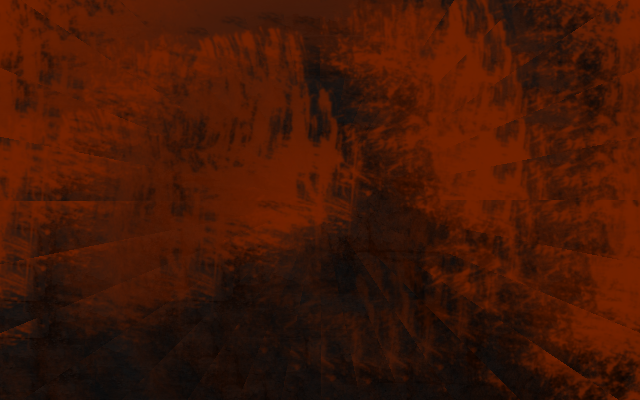
#> input picture assets/test-models/bloody-wall/3.png, 640 x 400 px, found by its file name
$ python bake-blood.py
#> lines starting #> are read from the running program, lines starting #| are printed output that depends on the picture
"""
BAKE THE BLOOD (it.111).

it.110 laid the pack's `blood_*` singles on the battlefield: 100-pixel animation
frames of bright red dots, which read as bright red dots. it.110b cut pools out
of the `bloody-wall` photographs instead, which was the right source and the
wrong extraction - the alpha ramp kept every pale, desaturated pixel of the wall
plaster along with the blood, so the field came out covered in PINK SMOKE with a
red bruise in the middle of each patch.

WHAT BLOOD LOOKS LIKE ON EARTH. It is dark - nearly black at the centre of a
pool, going brown-red at the rim where it has dried and soaked in. It is not
pink and it is not translucent. So:

  1. The alpha is taken from how far a pixel's RED runs ahead of its other two
     channels, with a hard floor: plaster, dust and pale spatter all have red
     within a few points of green and blue, and they are simply not blood.
  2. The COLOUR is thrown away and replaced. Whatever the photograph's lighting
     was, the pool is re-shaded from its own thickness: opaque middles go to the
     near-black `DEEP`, thin edges to the browner `THIN`.
  3. It is squashed to the ground plane (2:1) so it lies in the world instead of
     standing up in it.

WHAT IT PRODUCES, into `public/assets/atlas/`:

  single_gore_a..f.png     pools, of falling size - `f` is a smear rather than
                           a pool, for the edges of the press.
  single_spatter_a..c.png  fine thrown spatter, from the Ancient Isometric
                           Tileset's own `overlay/` splats, which are already
                           drawn in projection and already lie flat.

Run:  python scripts/bake-blood.py
"""

import io
import json
import math
import os

from PIL import Image, ImageFilter

ROOT = os.path.dirname(os.path.dirname(os.path.abspath(__file__)))
RAW = os.path.join(ROOT, 'public', 'assets', 'test-models')
WALLS = os.path.join(RAW, 'bloody-wall')
OVERLAY = os.path.join(
    RAW, '3rd town part', 'new', 'Isometric tileset', 'tile_images', 'overlay')
ATLAS = os.path.join(ROOT, 'public', 'assets', 'atlas')

#: The middle of a pool, and its dried rim.
DEEP = (44, 9, 9)
THIN = (86, 32, 22)
#: How far ahead of the other channels red has to run before a pixel is blood.
RED_FLOOR = 26
#: ...and how far ahead it has to be to count as a FULL-strength pixel.
RED_FULL = 84

#: Which wall photograph each pool is cut from, the window taken out of it, and
#: how big the finished pool is on the ground.
POOLS = [
    ('a', '3.png', (120, 60, 520, 330), 168),
    ('b', '4.png', (150, 70, 560, 340), 172),
    ('c', '7.png', (110, 90, 500, 350), 150),
    ('d', '8.png', (170, 60, 540, 320), 138),
    ('e', '15.png', (140, 40, 520, 300), 120),
    ('f', '13.png', (200, 120, 470, 280), 104),
]


def cut_pool(path, box, width):
    """Alpha from the red excess; colour thrown away and re-shaded from it."""
#> called with box = (120, 60, 520, 330), width = 168
    src = Image.open(path).convert('RGB').crop(box)
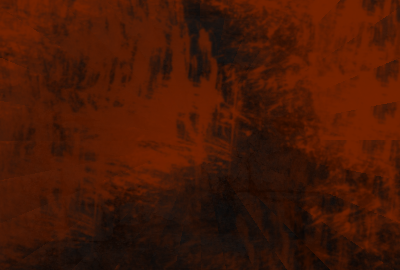
#> src: PIL image 400x270 RGB; mean R, G, B 70, 23.5, 4.9
    w, h = src.size
#> w = 400; h = 270
    px = src.load()
    out = Image.new('RGBA', (w, h), (0, 0, 0, 0))
#> out: PIL image 400x270 RGBA; every value is 0
    opx = out.load()
    cx, cy = w / 2, h / 2
#> cx = 200; cy = 135
    for y in range(h):
        for x in range(w):
            r, g, b = px[x, y]
            excess = r - max(g, b)
            if excess <= RED_FLOOR:
                continue
            k = min(1.0, (excess - RED_FLOOR) / (RED_FULL - RED_FLOOR))
            # An elliptical falloff, so a rectangular crop out of a wall lands
            # on the ground as a POOL and not as a stained postage stamp - but
            # only just: at a tight ellipse every pool comes out the same oval,
            # and the shape wants to be the blood's own. This clips the corners
            # and leaves the middle alone.
            u = (x - cx) / cx
            v = (y - cy) / cy
            fall = max(0.0, min(1.0, 1.06 - math.hypot(u, v)))
            a = k * (fall ** 0.5)
            if a <= 0.02:
                continue
            # Thick in the middle, dried at the rim.
            t = a ** 0.7
            opx[x, y] = (
                int(THIN[0] + (DEEP[0] - THIN[0]) * t),
                int(THIN[1] + (DEEP[1] - THIN[1]) * t),
                int(THIN[2] + (DEEP[2] - THIN[2]) * t),
                int(255 * min(1.0, a * 1.5)),
            )
    out = out.filter(ImageFilter.GaussianBlur(1.2))
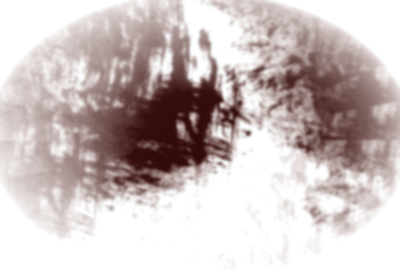
#> out: PIL image 400x270 RGBA; mean R, G, B, A 43.8, 14.2, 10.4, 68.2; transparent parts drawn white
    # Onto the ground plane: 2:1, the projection everything else is drawn in.
    height = max(8, round(width / 2))
    return out.resize((width, height), Image.LANCZOS)
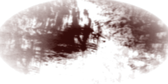
#> returned value: PIL image 168x84 RGBA; mean R, G, B, A 43.2, 13.7, 9.9, 68.2; transparent parts drawn white


def cut_spatter(path, width):
    """The tileset's own splats: already in projection, only re-coloured."""
    src = Image.open(path).convert('RGBA')
    w, h = src.size
    px = src.load()
    out = Image.new('RGBA', (w, h), (0, 0, 0, 0))
    opx = out.load()
    for y in range(h):
        for x in range(w):
            r, g, b, a = px[x, y]
            if a < 8:
                continue
            lum = (r + g + b) / 765.0
            t = 1.0 - lum
            opx[x, y] = (
                int(THIN[0] + (DEEP[0] - THIN[0]) * t),
                int(THIN[1] + (DEEP[1] - THIN[1]) * t),
                int(THIN[2] + (DEEP[2] - THIN[2]) * t),
                int(min(255, a * 1.35)),
            )
    scale = width / w
    return out.resize((width, max(4, round(h * scale * 0.72))), Image.LANCZOS)


def main():
    made = {}
    for name, f, box, width in POOLS:
        src = os.path.join(WALLS, f)
        if not os.path.exists(src):
            raise SystemExit('missing blood source: ' + src)
        img = cut_pool(src, box, width)
        img.save(os.path.join(ATLAS, f'single_gore_{name}.png'))
        made[f'gore_{name}'] = {'file': f'single_gore_{name}.png', 'w': img.width, 'h': img.height, 'nearest': False}
        print(f'  gore_{name} {img.size} <- {f}')
#|   gore_a (168, 84) <- 3.png
#> pass 2 of the loop in main, `for name, f, box, width in POOLS:`:
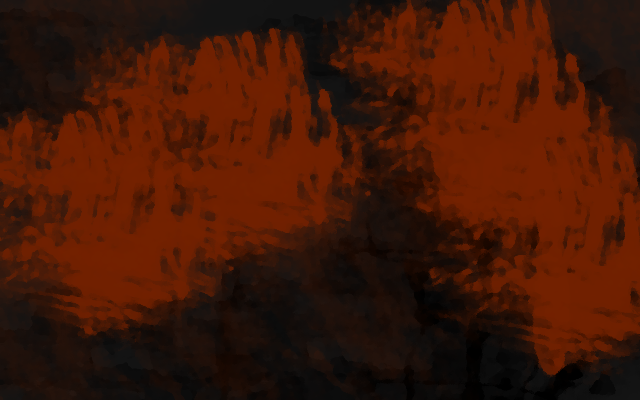
#> input picture assets/test-models/bloody-wall/4.png, 640 x 400 px, found by its file name
#> src: PIL image 410x270 RGB
#> in cut_pool (call 2), `out = out.filter(ImageFilter.GaussianBlur(1.2))`:
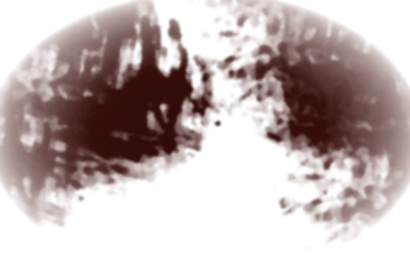
#> out: PIL image 410x270 RGBA; mean R, G, B, A 36.6, 11.4, 8.5, 78.3; transparent parts drawn white
#> in cut_pool (call 2), `return out.resize((width, height), Image.LANCZOS)`:
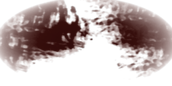
#> returned value: PIL image 172x86 RGBA; mean R, G, B, A 36.3, 11.1, 8.2, 78.4; transparent parts drawn white
#|   gore_b (172, 86) <- 4.png

    for name, f, width in (('a', 'bloodsplat.png', 46), ('b', 'splat1.png', 40), ('c', 'base_splatter1.png', 52)):
        src = os.path.join(OVERLAY, f)
        if not os.path.exists(src):
            raise SystemExit('missing splat source: ' + src)
        img = cut_spatter(src, width)
        img.save(os.path.join(ATLAS, f'single_spatter_{name}.png'))
        made[f'spatter_{name}'] = {'file': f'single_spatter_{name}.png', 'w': img.width, 'h': img.height, 'nearest': False}
        print(f'  spatter_{name} {img.size} <- {f}')

    mpath = os.path.join(ATLAS, 'manifest.json')
    manifest = json.load(open(mpath, encoding='utf-8'))
    manifest['singles'].update(made)
    with io.open(mpath, 'w', encoding='utf-8', newline='\r\n') as fh:
        fh.write(json.dumps(manifest, indent=1, ensure_ascii=False))
    print(f'manifest: {len(made)} blood singles written, {len(manifest["singles"])} total')


if __name__ == '__main__':
#> (the run stopped early here; a loop or call above may not have finished)
